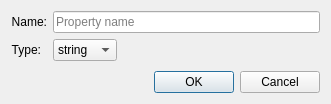
<?xml version="1.0" encoding="UTF-8"?>
<ui version="4.0">
 <class>AddPropertyDialog</class>
 <widget class="QDialog" name="AddPropertyDialog">
  <property name="geometry">
   <rect>
    <x>0</x>
    <y>0</y>
    <width>331</width>
    <height>104</height>
   </rect>
  </property>
  <property name="sizePolicy">
   <sizepolicy hsizetype="Minimum" vsizetype="Minimum">
    <horstretch>0</horstretch>
    <verstretch>0</verstretch>
   </sizepolicy>
  </property>
  <property name="windowTitle">
   <string>Add property...</string>
  </property>
  <layout class="QVBoxLayout" name="verticalLayout">
   <property name="leftMargin">
    <number>11</number>
   </property>
   <property name="topMargin">
    <number>11</number>
   </property>
   <property name="rightMargin">
    <number>11</number>
   </property>
   <property name="bottomMargin">
    <number>11</number>
   </property>
   <item>
    <layout class="QFormLayout" name="formLayout">
     <item row="0" column="0">
      <widget class="QLabel" name="nameLabel">
       <property name="text">
        <string>Name:</string>
       </property>
       <property name="alignment">
        <set>Qt::AlignRight|Qt::AlignTrailing|Qt::AlignVCenter</set>
       </property>
      </widget>
     </item>
     <item row="0" column="1">
      <widget class="QLineEdit" name="nameEdit">
       <property name="sizePolicy">
        <sizepolicy hsizetype="Preferred" vsizetype="Fixed">
         <horstretch>0</horstretch>
         <verstretch>0</verstretch>
        </sizepolicy>
       </property>
       <property name="toolTip">
        <string>Specify the name of the property</string>
       </property>
       <property name="inputMask">
        <string/>
       </property>
       <property name="text">
        <string/>
       </property>
       <property name="placeholderText">
        <string>Property name</string>
       </property>
      </widget>
     </item>
     <item row="1" column="0">
      <widget class="QLabel" name="typeLabel">
       <property name="text">
        <string>Type:</string>
       </property>
       <property name="alignment">
        <set>Qt::AlignRight|Qt::AlignTrailing|Qt::AlignVCenter</set>
       </property>
      </widget>
     </item>
     <item row="1" column="1">
      <widget class="QComboBox" name="typeComboBox">
       <property name="sizePolicy">
        <sizepolicy hsizetype="Fixed" vsizetype="Fixed">
         <horstretch>0</horstretch>
         <verstretch>0</verstretch>
        </sizepolicy>
       </property>
       <item>
        <property name="text">
         <string>string</string>
        </property>
       </item>
       <item>
        <property name="text">
         <string>int</string>
        </property>
       </item>
       <item>
        <property name="text">
         <string>float</string>
        </property>
       </item>
       <item>
        <property name="text">
         <string>bool</string>
        </property>
       </item>
       <item>
        <property name="text">
         <string>object</string>
        </property>
       </item>
       <item>
        <property name="text">
         <string>color</string>
        </property>
       </item>
       <item>
        <property name="text">
         <string>file</string>
        </property>
       </item>
      </widget>
     </item>
    </layout>
   </item>
   <item>
    <widget class="QDialogButtonBox" name="buttonBox">
     <property name="orientation">
      <enum>Qt::Horizontal</enum>
     </property>
     <property name="standardButtons">
      <set>QDialogButtonBox::Cancel|QDialogButtonBox::Ok</set>
     </property>
    </widget>
   </item>
  </layout>
 </widget>
 <resources/>
 <connections>
  <connection>
   <sender>buttonBox</sender>
   <signal>accepted()</signal>
   <receiver>AddPropertyDialog</receiver>
   <slot>accept()</slot>
   <hints>
    <hint type="sourcelabel">
     <x>248</x>
     <y>254</y>
    </hint>
    <hint type="destinationlabel">
     <x>157</x>
     <y>274</y>
    </hint>
   </hints>
  </connection>
  <connection>
   <sender>buttonBox</sender>
   <signal>rejected()</signal>
   <receiver>AddPropertyDialog</receiver>
   <slot>reject()</slot>
   <hints>
    <hint type="sourcelabel">
     <x>316</x>
     <y>260</y>
    </hint>
    <hint type="destinationlabel">
     <x>286</x>
     <y>274</y>
    </hint>
   </hints>
  </connection>
 </connections>
</ui>
